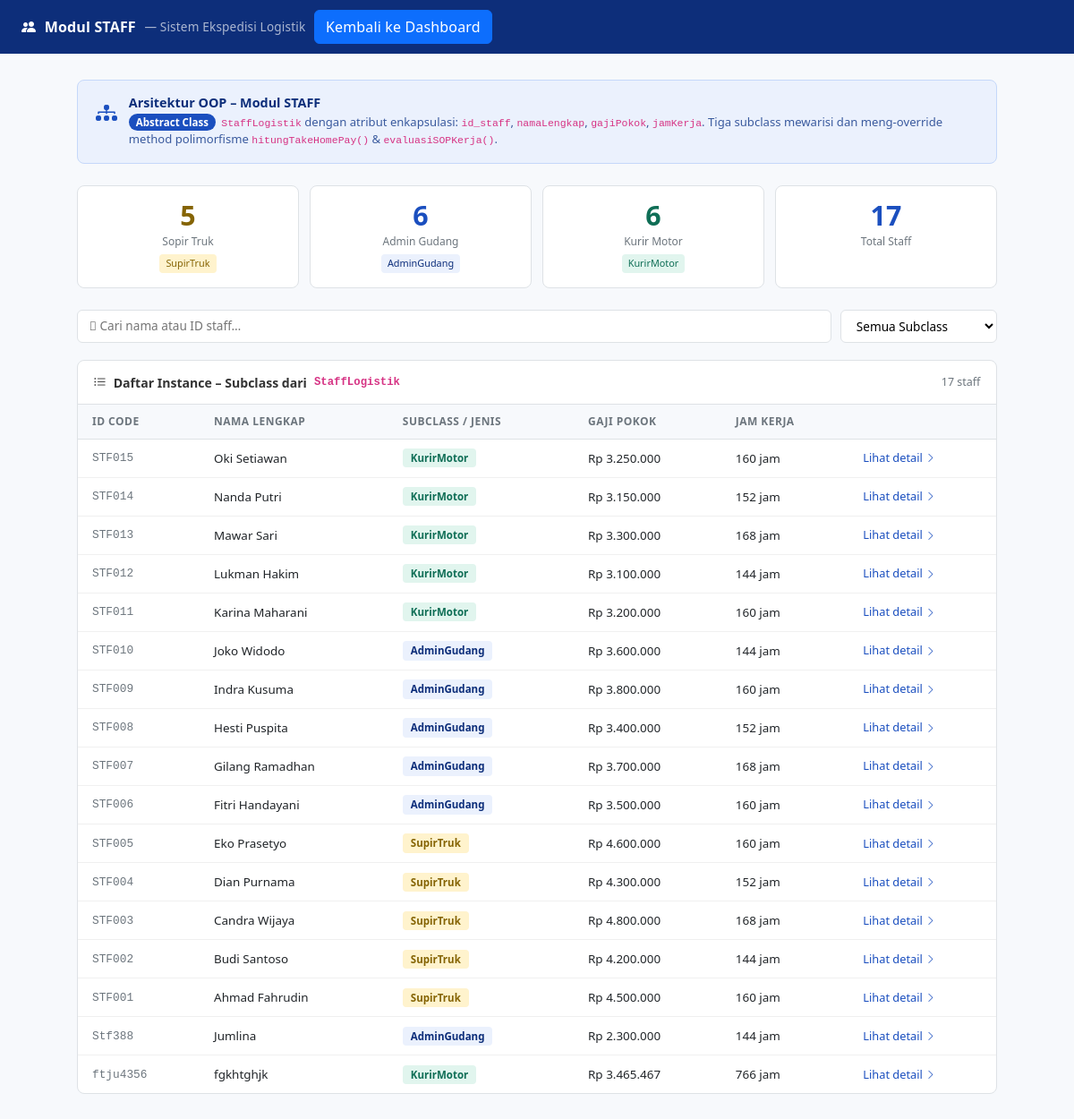
/Staff/Index.php, run on the app's committed database.
### tables this page shows
CREATE TABLE `staff` (
  `id_staff` int NOT NULL,
  `id_staff_code` varchar(50) NOT NULL,
  `nama_lengkap` varchar(100) DEFAULT NULL,
  `gaji_pokok` decimal(10,2) DEFAULT NULL,
  `jam_kerja` int DEFAULT NULL,
  `jenis_staff` enum('SupirTruk','AdminGudang','KurirMotor') DEFAULT NULL,
  `nomor_sim_b` varchar(50) DEFAULT NULL,
  `uang_makan_jalan` decimal(10,2) DEFAULT NULL,
  `shift_kerja` varchar(20) DEFAULT NULL,
  `zona_gudang` varchar(50) DEFAULT NULL,
  `plat_nomor_motor` varchar(20) DEFAULT NULL,
  `area_cakupan` varchar(100) DEFAULT NULL,
  `created_at` timestamp NULL DEFAULT CURRENT_TIMESTAMP
);

### Staff/Index.php (the view, shortened to what the rows shown need)
<?php
require_once 'StaffManager.php';
$database = new Database();
$conn = $database->getConnection();
$staffManager = new StaffManager($conn);
$mode = isset($_GET['mode']) ? $_GET['mode'] : 'list';
?>
<!DOCTYPE html>
<html lang="id">
<head>
    <link href="https://cdn.jsdelivr.net/npm/bootstrap@5.3.0/dist/css/bootstrap.min.css" rel="stylesheet">
    <link href="https://cdn.jsdelivr.net/npm/bootstrap-icons@1.11.0/font/bootstrap-icons.css" rel="stylesheet">
</head>
<body>
<div class="page-wrap">
<?php
if ($mode == 'view' && isset($_GET['id'])):
    $staffData = $staffManager->getStaffById($_GET['id']);
    if (!$staffData['success']):
?>
    <div class="alert alert-danger">Staff tidak ditemukan.</div>
    <a href="?" class="back-link"><i class="bi bi-arrow-left"></i> Kembali ke daftar</a>
<?php else:
    $staff = $staffData['data'];
    $thpResult = $staffManager->hitungTakeHomePay($staff['id_staff']);
    $thpData   = $thpResult['success'] ? $thpResult['data'] : [];
    $evalData = [];
    if ($staff['jenis_staff'] == 'AdminGudang') {
        $evalData = ['jumlah_barang' => 50, 'jumlah_error' => 1];
    } elseif ($staff['jenis_staff'] == 'KurirMotor') {
        $evalData = ['jumlah_paket_antar' => 20, 'jumlah_paket_terima' => 20, 'accuracy_persen' => 98];
    }
    $evalResult = $staffManager->evaluasiSOPKerja($staff['id_staff'], $evalData);
    $eval       = ($evalResult['success'] ?? false) ? $evalResult['data'] : [];
    $badgeClass = ['SupirTruk' => 'badge-supir', 'AdminGudang' => 'badge-admin', 'KurirMotor' => 'badge-kurir'];
    $jenisLabel = ['SupirTruk' => 'Sopir Truk', 'AdminGudang' => 'Admin Gudang', 'KurirMotor' => 'Kurir Motor'];
    $bc = $badgeClass[$staff['jenis_staff']] ?? 'badge-admin';
    $jl = $jenisLabel[$staff['jenis_staff']] ?? $staff['jenis_staff'];
?>
    <a href="?" class="back-link"><i class="bi bi-arrow-left"></i> Kembali ke daftar</a>
    <div class="oop-banner">
        <div class="icon"><i class="bi bi-diagram-3-fill"></i></div>
        <div>
            <h6>Konsep OOP yang diterapkan pada objek ini</h6>
            <p>
                <span class="pill">Abstract Class</span> <code>StaffLogistik</code> &rarr;
                <span class="pill">Subclass</span> <code><?php echo $staff['jenis_staff']; ?></code> &nbsp;|&nbsp;
                <span class="pill">Enkapsulasi</span> id_staff, namaLengkap, gajiPokok, jamKerja &nbsp;|&nbsp;
                <span class="pill">Polimorfisme</span> hitungTakeHomePay() &amp; evaluasiSOPKerja()
            </p>
        </div>
    </div>
    <div class="panel-wrap">
        <div class="card-box">
            <div class="card-box-header">
                <i class="bi bi-person-badge"></i> Informasi Staff
                <span class="jenis-badge <?php echo $bc; ?>" style="margin-left:auto;"><?php echo $jl; ?></span>
            </div>
            <div style="padding: 1rem 1.1rem;">
                <?php
                    $namaParts = explode(' ', $staff['nama_lengkap']);
                    $inisial   = strtoupper(substr($namaParts[0],0,1) . (isset($namaParts[1]) ? substr($namaParts[1],0,1) : ''));
                ?>
                <div style="display:flex;align-items:center;gap:0.9rem;margin-bottom:1rem;padding-bottom:0.9rem;border-bottom:1px solid var(--border);">
                    <div style="width:46px;height:46px;border-radius:50%;background:var(--brand-light);color:var(--brand-dark);display:flex;align-items:center;justify-content:center;font-weight:700;font-size:1rem;flex-shrink:0;">
                        <?php echo $inisial; ?>
                    </div>
                    <div>
                        <div style="font-weight:600;font-size:1rem;"><?php echo htmlspecialchars($staff['nama_lengkap']); ?></div>
                        <div class="id-code"><?php echo htmlspecialchars($staff['id_staff_code']); ?></div>
                    </div>
                </div>
                <p style="font-size:0.7rem;font-weight:600;color:var(--muted);text-transform:uppercase;letter-spacing:.06em;margin-bottom:.4rem;">
                    Atribut dari <code>StaffLogistik</code>
                </p>
                <table class="detail-table" style="width:100%;margin-bottom:1rem;">
                    <tr><td>Gaji Pokok</td><td><strong>Rp <?php echo number_format($staff['gaji_pokok'],0,',','.'); ?></strong></td></tr>
                    <tr><td>Jam Kerja</td><td><?php echo $staff['jam_kerja']; ?> jam / bulan</td></tr>
                    <tr><td>Jenis Staff</td><td><span class="jenis-badge <?php echo $bc; ?>"><?php echo $jl; ?></span></td></tr>
                </table>
                <p style="font-size:0.7rem;font-weight:600;color:var(--muted);text-transform:uppercase;letter-spacing:.06em;margin-bottom:.4rem;">
                    Atribut tambahan <code><?php echo $staff['jenis_staff']; ?></code>
                </p>
                <table class="detail-table" style="width:100%;">
                    <?php if ($staff['jenis_staff'] == 'SupirTruk'): ?>
                        <tr><td>Nomor SIM B</td><td><?php echo htmlspecialchars($staff['nomor_sim_b'] ?? '-'); ?></td></tr>
                        <tr><td>Uang Makan Jalan</td><td>Rp <?php echo number_format($staff['uang_makan_jalan'] ?? 0,0,',','.'); ?></td></tr>
                        <tr><td>Rute Operasional</td><td><?php echo htmlspecialchars($staff['rute_tol'] ?? '-'); ?></td></tr>
                    <?php elseif ($staff['jenis_staff'] == 'AdminGudang'): ?>
                        <tr><td>Shift Kerja</td><td><?php echo htmlspecialchars($staff['shift_kerja'] ?? '-'); ?></td></tr>
                        <tr><td>Zona Gudang</td><td><?php echo htmlspecialchars($staff['zona_gudang'] ?? '-'); ?></td></tr>
                    <?php elseif ($staff['jenis_staff'] == 'KurirMotor'): ?>
                        <tr><td>Plat Motor</td><td><?php echo htmlspecialchars($staff['plat_nomor_motor'] ?? '-'); ?></td></tr>
                        <tr><td>Area Cakupan</td><td><?php echo htmlspecialchars($staff['area_cakupan'] ?? '-'); ?></td></tr>
                    <?php endif; ?>
                </table>
            </div>
        </div>
        <div class="card-box">
            <div class="card-box-header">
                <i class="bi bi-cpu"></i> Method Polimorfisme
            </div>
            <div style="padding: 1rem 1.1rem;">
                <div class="tab-nav">
                    <button class="tab-btn active" onclick="switchTab(this,'tab-thp')">
                        <i class="bi bi-cash-stack"></i> hitungTakeHomePay()
                    </button>
                    <button class="tab-btn" onclick="switchTab(this,'tab-eval')">
                        <i class="bi bi-clipboard2-check"></i> evaluasiSOPKerja()
                    </button>
                </div>
                <div id="tab-thp" class="tab-pane active">
                    <?php if (!empty($thpData)): ?>
                        <table class="thp-table">
                            <tr>
                                <td style="color:var(--muted);">Gaji Pokok</td>
                                <td>Rp <?php echo number_format($thpData['gaji_pokok'],0,',','.'); ?></td>
                            </tr>
                            <?php if ($staff['jenis_staff'] == 'SupirTruk'): ?>
                                <tr>
                                    <td style="color:var(--muted);">+ Uang Makan Jalan</td>
                                    <td>Rp <?php echo number_format($staff['uang_makan_jalan'] ?? 0,0,',','.'); ?></td>
                                </tr>
                                <tr>
                                    <td style="color:var(--muted);">+ Tunjangan Lembur</td>
                                    <td>Rp 0</td>
                                </tr>
                            <?php elseif ($staff['jenis_staff'] == 'AdminGudang'):
                                $tunjShift = $thpData['gaji_pokok'] * ($staff['shift_kerja'] == 'Malam' ? 0.10 : 0.05);
                            ?>
                                <tr>
                                    <td style="color:var(--muted);">+ Tunjangan Shift (<?php echo $staff['shift_kerja']; ?>)</td>
                                    <td>Rp <?php echo number_format($tunjShift,0,',','.'); ?></td>
                                </tr>
                                <tr>
                                    <td style="color:var(--muted);">+ Bonus Produktivitas</td>
                                    <td>Rp 0</td>
                                </tr>
                            <?php elseif ($staff['jenis_staff'] == 'KurirMotor'): ?>
                                <tr>
                                    <td style="color:var(--muted);">+ Insentif Per Paket</td>
                                    <td>Rp 0</td>
                                </tr>
                                <tr>
                                    <td style="color:var(--muted);">+ Bonus Accuracy</td>
                                    <td>Rp 0</td>
                                </tr>
                            <?php endif; ?>
                            <tr style="border-top:1px solid var(--border);">
                                <td style="padding-top:.6rem;font-weight:600;">Total Take Home Pay</td>
                                <td style="padding-top:.6rem;" class="thp-total">Rp <?php echo number_format($thpData['take_home_pay'],0,',','.'); ?></td>
                            </tr>
                        </table>
                        <p style="font-size:0.72rem;color:var(--muted);margin-top:.8rem;margin-bottom:0;">
                            Override method <code>hitungTakeHomePay()</code> dari class <code><?php echo $staff['jenis_staff']; ?></code>
                        </p>
                    <?php else: ?>
                        <p style="color:var(--muted);font-size:.83rem;">Data THP tidak tersedia.</p>
                    <?php endif; ?>
                </div>
                <div id="tab-eval" class="tab-pane">
                    <?php if (!empty($eval)): ?>
                        <?php
                            $skor = $eval['skor_total'];
                            if ($skor >= 85) { $kelasEval = 'eval-lulus'; $labelEval = 'LULUS'; }
                            elseif ($skor >= 75) { $kelasEval = 'eval-cond'; $labelEval = 'LULUS KONDISIONAL'; }
                            else { $kelasEval = 'eval-gagal'; $labelEval = 'TIDAK LULUS'; }
                        ?>
                        <div style="display:flex;align-items:center;gap:.7rem;margin-bottom:.9rem;">
                            <span class="<?php echo $kelasEval; ?>"><?php echo $labelEval; ?></span>
                            <span style="font-size:1.1rem;font-weight:700;color:var(--brand);"><?php echo $skor; ?> / 100</span>
                        </div>
                        <div style="margin-bottom:.5rem;">
                            <?php foreach ($eval['detail'] as $det): ?>
                                <div class="eval-row">
                                    <div>
                                        <div style="font-weight:500;"><?php echo $det['nama_kriteria']; ?></div>
                                        <?php if (!empty($det['detail'])): ?>
                                            <div style="font-size:.75rem;color:var(--muted);"><?php echo $det['detail']; ?></div>
                                        <?php endif; ?>
                                    </div>
                                    <span class="eval-skor"><?php echo $det['skor']; ?> &nbsp;<small style="font-weight:400;color:var(--muted);"><?php echo $det['status']; ?></small></span>
                                </div>
                            <?php endforeach; ?>
                        </div>
                        <p style="font-size:0.72rem;color:var(--muted);margin-top:.6rem;margin-bottom:0;">
                            Override method <code>evaluasiSOPKerja()</code> dari class <code><?php echo $staff['jenis_staff']; ?></code>
                        </p>
                    <?php else: ?>
                        <p style="color:var(--muted);font-size:.83rem;">Data evaluasi tidak tersedia.</p>
                    <?php endif; ?>
                </div>
            </div>
        </div>
    </div>
<?php endif;  ?>
<?php
else:
    $staffResult = $staffManager->getAllStaff();
    $staffList   = ($staffResult['success'] && count($staffResult['data']) > 0) ? $staffResult['data'] : [];
?>
    <div class="card-box">
        <table class="staff-table">
            <thead>
                <tr>
                    <th>ID Code</th>
                    <th>Nama Lengkap</th>
                    <th>Subclass / Jenis</th>
                    <th>Gaji Pokok</th>
                    <th>Jam Kerja</th>
                    <th></th>
                </tr>
            </thead>
            <tbody id="staffTableBody">
                <?php if (count($staffList) > 0):
                    $badgeClass = ['SupirTruk' => 'badge-supir', 'AdminGudang' => 'badge-admin', 'KurirMotor' => 'badge-kurir'];
                    foreach ($staffList as $s):
                        $bc = $badgeClass[$s['jenis_staff']] ?? 'badge-admin';
                ?>
                    <tr data-nama="<?php echo strtolower(htmlspecialchars($s['nama_lengkap'])); ?>"
                        data-id="<?php echo strtolower(htmlspecialchars($s['id_staff_code'])); ?>"
                        data-jenis="<?php echo $s['jenis_staff']; ?>"
                        onclick="window.location='?mode=view&id=<?php echo $s['id_staff']; ?>'">
                        <td class="id-code"><?php echo htmlspecialchars($s['id_staff_code']); ?></td>
                        <td class="nama"><?php echo htmlspecialchars($s['nama_lengkap']); ?></td>
                        <td><span class="jenis-badge <?php echo $bc; ?>"><?php echo $s['jenis_staff']; ?></span></td>
                        <td>Rp <?php echo number_format($s['gaji_pokok'],0,',','.'); ?></td>
                        <td><?php echo $s['jam_kerja']; ?> jam</td>
                        <td style="color:var(--brand);font-size:.8rem;white-space:nowrap;">
                            Lihat detail <i class="bi bi-chevron-right" style="font-size:.7rem;"></i>
                        </td>
                    </tr>
                <?php endforeach; else: ?>
                    <tr class="empty-row">
                        <td colspan="6"><i class="bi bi-inbox"></i> Belum ada data staff.</td>
                    </tr>
                <?php endif; ?>
            </tbody>
        </table>
    </div>
<?php endif;  ?>
</div>
</body>
</html>

### data on the page
staff: id_staff_code "STF015", nama_lengkap "Oki Setiawan", jenis_staff "KurirMotor", gaji_pokok "3.250.000", jam_kerja "160"
staff: id_staff_code "STF014", nama_lengkap "Nanda Putri", jenis_staff "KurirMotor", gaji_pokok "3.150.000", jam_kerja "152"
staff: id_staff_code "STF013", nama_lengkap "Mawar Sari", jenis_staff "KurirMotor", gaji_pokok "3.300.000", jam_kerja "168"
staff: id_staff_code "STF012", nama_lengkap "Lukman Hakim", jenis_staff "KurirMotor", gaji_pokok "3.100.000", jam_kerja "144"
staff: id_staff_code "STF011", nama_lengkap "Karina Maharani", jenis_staff "KurirMotor", gaji_pokok "3.200.000", jam_kerja "160"
staff: id_staff_code "STF010", nama_lengkap "Joko Widodo", jenis_staff "AdminGudang", gaji_pokok "3.600.000", jam_kerja "144"
staff: id_staff_code "STF009", nama_lengkap "Indra Kusuma", jenis_staff "AdminGudang", gaji_pokok "3.800.000", jam_kerja "160"
staff: id_staff_code "STF008", nama_lengkap "Hesti Puspita", jenis_staff "AdminGudang", gaji_pokok "3.400.000", jam_kerja "152"
staff: id_staff_code "STF007", nama_lengkap "Gilang Ramadhan", jenis_staff "AdminGudang", gaji_pokok "3.700.000", jam_kerja "168"
staff: id_staff_code "STF006", nama_lengkap "Fitri Handayani", jenis_staff "AdminGudang", gaji_pokok "3.500.000", jam_kerja "160"
staff: id_staff_code "STF005", nama_lengkap "Eko Prasetyo", jenis_staff "SupirTruk", gaji_pokok "4.600.000", jam_kerja "160"
staff: id_staff_code "STF004", nama_lengkap "Dian Purnama", jenis_staff "SupirTruk", gaji_pokok "4.300.000", jam_kerja "152"
staff: id_staff_code "STF003", nama_lengkap "Candra Wijaya", jenis_staff "SupirTruk", gaji_pokok "4.800.000", jam_kerja "168"
staff: id_staff_code "STF002", nama_lengkap "Budi Santoso", jenis_staff "SupirTruk", gaji_pokok "4.200.000", jam_kerja "144"
staff: id_staff_code "STF001", nama_lengkap "Ahmad Fahrudin", jenis_staff "SupirTruk", gaji_pokok "4.500.000", jam_kerja "160"
staff: id_staff_code "Stf388", nama_lengkap "Jumlina", jenis_staff "AdminGudang", gaji_pokok "2.300.000", jam_kerja "144"
staff: id_staff_code "ftju4356", nama_lengkap "fgkhtghjk", jenis_staff "KurirMotor", gaji_pokok "3.465.467", jam_kerja "766"

### other printed values
$statsData['SupirTruk'] "5"
$statsData['AdminGudang'] "6"
$statsData['KurirMotor'] "6"
$totalStaff "17"
count($staffList) "17"
